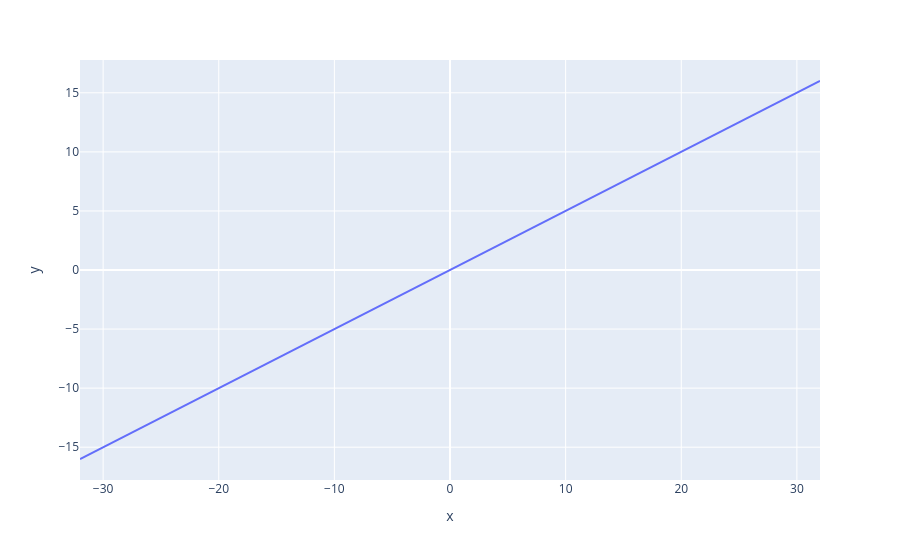

The code cell stored with this chart in its notebook:
### Code cell
x = np.linspace(-32.0, 32.0, 65)
print(x)
ramp_signal = lambda x: 0.5 * x

graph = px.line(x = x, y = ramp_signal(x))
graph.show()

### Figure 1 — Plotly figure (JSON) as saved in the notebook; plotly's stock layout.template omitted (floating-point values rounded to 4 significant figures)
{"data": [{"hovertemplate": "x=%{x}<br>y=%{y}<extra></extra>", "legendgroup": "", "line": {"color": "#636efa", "dash": "solid"}, "marker": {"symbol": "circle"}, "mode": "lines", "name": "", "orientation": "v", "showlegend": false, "type": "scatter", "x": [-32.0, -31.0, -30.0, -29.0, -28.0, -27.0, -26.0, -25.0, -24.0, -23.0, -22.0, -21.0, -20.0, -19.0, -18.0, -17.0, -16.0, -15.0, -14.0, -13.0, -12.0, -11.0, -10.0, -9.0, -8.0, -7.0, -6.0, -5.0, -4.0, -3.0, -2.0, -1.0, 0.0, 1.0, 2.0, 3.0, 4.0, 5.0, 6.0, 7.0, 8.0, 9.0, 10.0, 11.0, 12.0, 13.0, 14.0, 15.0, 16.0, 17.0, 18.0, 19.0, 20.0, 21.0, 22.0, 23.0, 24.0, 25.0, 26.0, 27.0, 28.0, 29.0, 30.0, 31.0, 32.0], "xaxis": "x", "y": [-16.0, -15.5, -15.0, -14.5, -14.0, -13.5, -13.0, -12.5, -12.0, -11.5, -11.0, -10.5, -10.0, -9.5, -9.0, -8.5, -8.0, -7.5, -7.0, -6.5, -6.0, -5.5, -5.0, -4.5, -4.0, -3.5, -3.0, -2.5, -2.0, -1.5, -1.0, -0.5, 0.0, 0.5, 1.0, 1.5, 2.0, 2.5, 3.0, 3.5, 4.0, 4.5, 5.0, 5.5, 6.0, 6.5, 7.0, 7.5, 8.0, 8.5, 9.0, 9.5, 10.0, 10.5, 11.0, 11.5, 12.0, 12.5, 13.0, 13.5, 14.0, 14.5, 15.0, 15.5, 16.0], "yaxis": "y"}], "layout": {"legend": {"tracegroupgap": 0}, "margin": {"t": 60}, "xaxis": {"anchor": "y", "domain": [0, 1], "title": {"text": "x"}}, "yaxis": {"anchor": "x", "domain": [0, 1], "title": {"text": "y"}}}}
